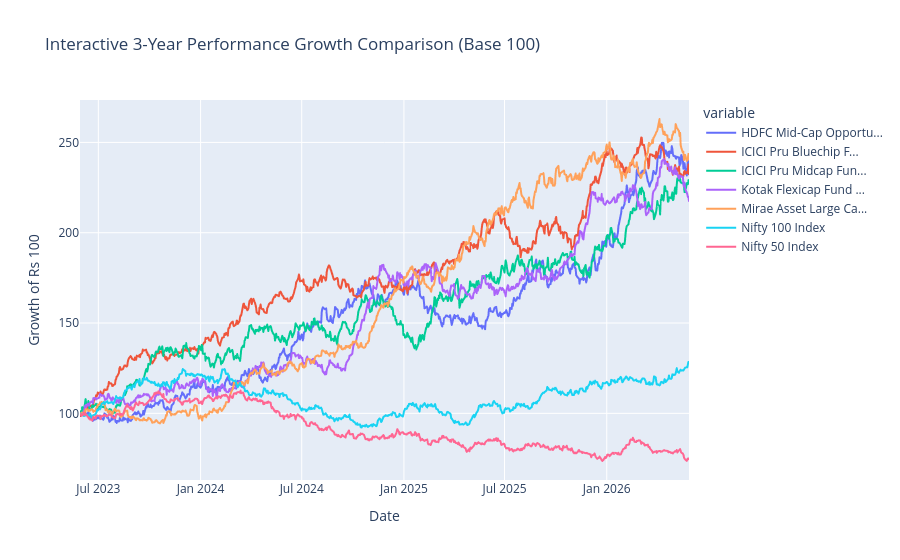

Source (notebook cell):
### Markdown cell above
<a id='benchmark'></a>
## 📈 10. Benchmark Comparison & Tracking Error Analytics

We compare the Top 5 funds (based on our scorecard) against **Nifty 50** and **Nifty 100** indexes over a 3-year period (calculated by re-indexing NAV/Price values to start at 100):

$$\text{Tracking Error} = \text{Std}(R_{\text{fund}} - R_{\text{bench}}) \times \sqrt{252}$$

### Code cell
if not df_scorecard.empty and 'daily_return' in df_nav.columns and not df_bench.empty:
    # 1. Get Top 5 funds
    top_5_amfi = df_scorecard.sort_values(by='composite_score', ascending=False).head(5)['amfi_code'].tolist()
    top_5_names = df_scorecard.sort_values(by='composite_score', ascending=False).head(5)['scheme_name'].tolist()
    amfi_to_name = dict(zip(top_5_amfi, top_5_names))
    
    # 2. Re-index returns over 3 years
    latest_date_nav = df_nav['date'].max()
    start_date_3y = latest_date_nav - pd.DateOffset(years=3)
    
    # Filter NAV history
    df_nav_3y = df_nav[(df_nav['date'] >= start_date_3y) & (df_nav['amfi_code'].isin(top_5_amfi))].copy()
    df_nav_pivot = df_nav_3y.pivot(index='date', columns='amfi_code', values='nav')
    
    # Filter Benchmark indices
    df_bench_3y = df_bench[(df_bench['date'] >= start_date_3y) & (df_bench['index_name'].isin(['NIFTY50', 'NIFTY100']))].copy()
    df_bench_pivot = df_bench_3y.pivot(index='date', columns='index_name', values='close_value')
    
    # Merge
    df_merged_3y = pd.merge(df_nav_pivot, df_bench_pivot, left_index=True, right_index=True, how='inner')
    df_merged_3y = df_merged_3y.sort_index()
    
    # Normalize to 100 at the beginning of the period
    df_normalized = (df_merged_3y / df_merged_3y.iloc[0]) * 100
    
    # Calculate daily returns
    df_returns_3y = df_merged_3y.pct_change().dropna()
    
    # Rename columns of normalized for plotting legend clarity
    plot_cols_rename = {code: amfi_to_name[code][:20] + "..." for code in top_5_amfi}
    plot_cols_rename.update({'NIFTY50': 'Nifty 50 Index', 'NIFTY100': 'Nifty 100 Index'})
    df_normalized_plot = df_normalized.rename(columns=plot_cols_rename)
    
    # Plot 1: Static Matplotlib Chart
    plt.figure(figsize=(12, 7))
    for col in df_normalized_plot.columns:
        if col == 'Nifty 100 Index':
            plt.plot(df_normalized_plot.index, df_normalized_plot[col], linestyle='--', color='black', linewidth=2.5, alpha=0.9, label=col)
        elif col == 'Nifty 50 Index':
            plt.plot(df_normalized_plot.index, df_normalized_plot[col], linestyle=':', color='dimgrey', linewidth=2.5, alpha=0.9, label=col)
        else:
            plt.plot(df_normalized_plot.index, df_normalized_plot[col], linewidth=1.5, alpha=0.7, label=col)
            
    plt.title("3-Year Normalized Cumulative Performance vs Benchmarks (Re-indexed to 100)", fontweight='bold')
    plt.xlabel("Date")
    plt.ylabel("Growth of Rs 100")
    plt.legend(loc='upper left')
    plt.tight_layout()
    plt.savefig(os.path.join(charts_dir, "benchmark_comparison.png"), dpi=300)
    plt.show()
    
    # Plot 2: Interactive Plotly Line Plot
    fig_plotly = px.line(df_normalized_plot, x=df_normalized_plot.index, y=df_normalized_plot.columns,
                         title="Interactive 3-Year Performance Growth Comparison (Base 100)")
    fig_plotly.update_layout(xaxis_title="Date", yaxis_title="Growth of Rs 100", hovermode="x unified")
    fig_plotly.show()
    
    # 3. Compute Tracking Error against Nifty 100
    te_records = []
    for amfi in top_5_amfi:
        fund_ret = df_returns_3y[amfi]
        bench_ret = df_returns_3y['NIFTY100']
        te = (fund_ret - bench_ret).std() * np.sqrt(252)
        te_records.append({
            'scheme_name': amfi_to_name[amfi],
            'tracking_error_pct': te * 100
        })
    df_te = pd.DataFrame(te_records).sort_values(by='tracking_error_pct', ascending=True)
    display(Markdown("#### Tracking Error Rankings against NIFTY100"))
    display(df_te)
else:
    print("Warning: Incomplete columns or empty data. Skipping benchmark comparison.")

### Figure 1 — Plotly figure (JSON) as saved in the notebook; plotly's stock layout.template omitted (floating-point values rounded to 4 significant figures; data arrays with more than 128 entries replaced by an {"elided": "..."} marker saying what was removed)
{"data": [{"hovertemplate": "variable=HDFC Mid-Cap Opportu...<br>date=%{x}<br>value=%{y}<extra></extra>", "legendgroup": "HDFC Mid-Cap Opportu...", "line": {"color": "#636efa", "dash": "solid"}, "marker": {"symbol": "circle"}, "mode": "lines", "name": "HDFC Mid-Cap Opportu...", "showlegend": true, "type": "scattergl", "x": {"elided": "785 str values"}, "xaxis": "x", "y": {"elided": "785 float values"}, "yaxis": "y"}, {"hovertemplate": "variable=ICICI Pru Bluechip F...<br>date=%{x}<br>value=%{y}<extra></extra>", "legendgroup": "ICICI Pru Bluechip F...", "line": {"color": "#EF553B", "dash": "solid"}, "marker": {"symbol": "circle"}, "mode": "lines", "name": "ICICI Pru Bluechip F...", "showlegend": true, "type": "scattergl", "x": {"elided": "785 str values"}, "xaxis": "x", "y": {"elided": "785 float values"}, "yaxis": "y"}, {"hovertemplate": "variable=ICICI Pru Midcap Fun...<br>date=%{x}<br>value=%{y}<extra></extra>", "legendgroup": "ICICI Pru Midcap Fun...", "line": {"color": "#00cc96", "dash": "solid"}, "marker": {"symbol": "circle"}, "mode": "lines", "name": "ICICI Pru Midcap Fun...", "showlegend": true, "type": "scattergl", "x": {"elided": "785 str values"}, "xaxis": "x", "y": {"elided": "785 float values"}, "yaxis": "y"}, {"hovertemplate": "variable=Kotak Flexicap Fund ...<br>date=%{x}<br>value=%{y}<extra></extra>", "legendgroup": "Kotak Flexicap Fund ...", "line": {"color": "#ab63fa", "dash": "solid"}, "marker": {"symbol": "circle"}, "mode": "lines", "name": "Kotak Flexicap Fund ...", "showlegend": true, "type": "scattergl", "x": {"elided": "785 str values"}, "xaxis": "x", "y": {"elided": "785 float values"}, "yaxis": "y"}, {"hovertemplate": "variable=Mirae Asset Large Ca...<br>date=%{x}<br>value=%{y}<extra></extra>", "legendgroup": "Mirae Asset Large Ca...", "line": {"color": "#FFA15A", "dash": "solid"}, "marker": {"symbol": "circle"}, "mode": "lines", "name": "Mirae Asset Large Ca...", "showlegend": true, "type": "scattergl", "x": {"elided": "785 str values"}, "xaxis": "x", "y": {"elided": "785 float values"}, "yaxis": "y"}, {"hovertemplate": "variable=Nifty 100 Index<br>date=%{x}<br>value=%{y}<extra></extra>", "legendgroup": "Nifty 100 Index", "line": {"color": "#19d3f3", "dash": "solid"}, "marker": {"symbol": "circle"}, "mode": "lines", "name": "Nifty 100 Index", "showlegend": true, "type": "scattergl", "x": {"elided": "785 str values"}, "xaxis": "x", "y": {"elided": "785 float values"}, "yaxis": "y"}, {"hovertemplate": "variable=Nifty 50 Index<br>date=%{x}<br>value=%{y}<extra></extra>", "legendgroup": "Nifty 50 Index", "line": {"color": "#FF6692", "dash": "solid"}, "marker": {"symbol": "circle"}, "mode": "lines", "name": "Nifty 50 Index", "showlegend": true, "type": "scattergl", "x": {"elided": "785 str values"}, "xaxis": "x", "y": {"elided": "785 float values"}, "yaxis": "y"}], "layout": {"hovermode": "x unified", "legend": {"title": {"text": "variable"}, "tracegroupgap": 0}, "title": {"text": "Interactive 3-Year Performance Growth Comparison (Base 100)"}, "xaxis": {"anchor": "y", "domain": [0, 1], "title": {"text": "Date"}}, "yaxis": {"anchor": "x", "domain": [0, 1], "title": {"text": "Growth of Rs 100"}}}}
